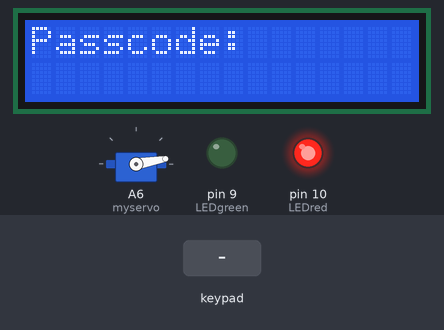
The sketch below on a simulated Arduino Nano, built with avr-gcc and run on an emulated ATmega328P. Parts: 16×2 character LCD, servo, output pins drawn as LEDs (lit = HIGH). Dashed ring = blinking. The test bench sets the inputs (shaded band).

Above: at 4.2 s.
4.3 s: keypad keys 0 1 B 7 0 * pressed 0.4 s apart
At 6.7 s:
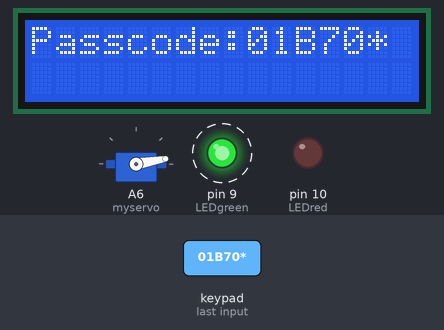
8.2 s: key 'A' pressed
11.2 s: keypad keys 0 1 B 7 0 * * pressed 0.4 s apart
At 14.9 s:
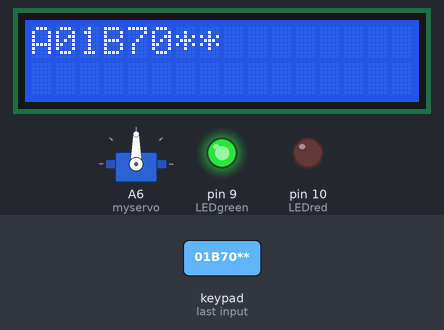
15.5 s: key 'B' pressed
At 15.9 s:
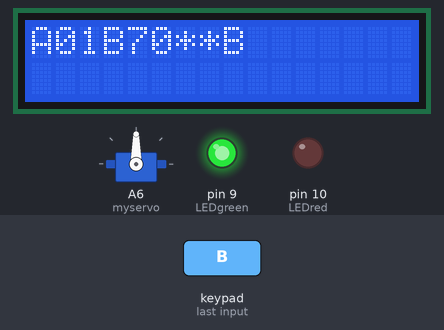
17.0 s: keypad keys 0 1 B 7 0 * A pressed 0.4 s apart
At 20.3 s:
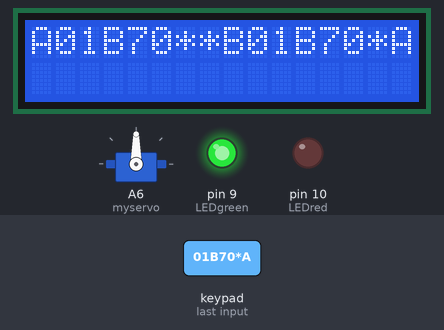
21.3 s: key '#' pressed
At 21.7 s:
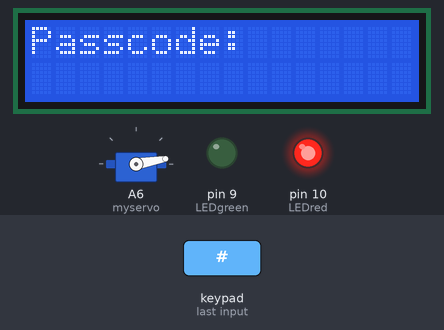
Timing chart, 0 to 23.8 s (numbered marks = the images above; inputs shaded):
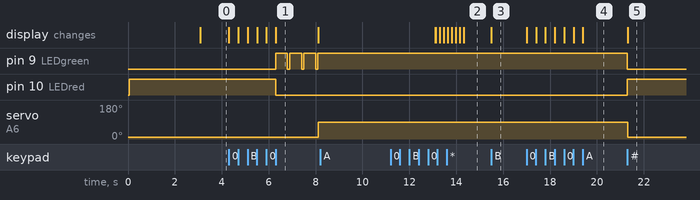

The sketch:

safe_and_servo.ino
```cpp
#include <LiquidCrystal.h>
#include <Keypad.h>
#include <Servo.h>

#define LEDred 10 //(could be int assignments)
#define LEDgreen 9

char* passcode = "01B70*";
int pozisyon = 0;//the digit place for the passcode

const byte rows = 4;//4 rows
const byte cols = 4;//4 columns

char keyMap [rows] [cols] = {

  //matrix map for keypad

  {'1', '2', '3', 'A'},

  {'4', '5', '6', 'B'},

  {'7', '8', '9', 'C'},

  {'*', '0', '#', 'D'}

};

Servo myservo; //object name

int passwordLength = 6;

byte rowPins [rows] = {1, 2, 3, 4}; //pins of the rows
byte colPins [cols] = {5, 6, 7, 8}; //pins for the cols

Keypad myKeypad = Keypad (makeKeymap(keyMap), rowPins, colPins, rows, cols);
//definintion of keypad

LiquidCrystal lcd (A0, A1, A2, A3, A4, A5); //defining the liquid crystal pins

void setup() {
  pinMode(LEDgreen, OUTPUT);
  pinMode(LEDred, OUTPUT);
  lcd.begin(16, 2);
  setLocked(true); //function at the end
  myservo.attach(A6);//pin for receiving commands
  myservo.write(10);//angle for servo
  lcd.setCursor(0, 0);//setup for lcd
  lcd.print("  Arduino Safe");//center the text
  lcd.setCursor(0, 1);
  lcd.print(" Enter Passcode");//same here
  delay(3000);
  lcd.clear();
  lcd.print("Passcode:");//starts inserting digits after "Passcode:"
}

void loop() {

  char whichKey = myKeypad.getKey(); //getKey is a keyword
  //getting the signal of which key is pressed

  if (whichKey == passcode [pozisyon]) { //pozisyon is 0
    pozisyon++;
  }
  if (whichKey) { //typing...
    lcd.print(whichKey); //to the passcode
    if (whichKey == '#') { //reset key is the hashtag
      pozisyon = 0;
      setLocked(true);
      lcd.clear();
      lcd.print("Passcode:");
      myservo.write(10);
    }

  }
  if (pozisyon == passwordLength) { //passwordLength is 6 (set it to whatever you want)
    setLocked(false); //pozisyon gets the digits on the keypad to match
    myservo.write(90);//set the servo to a unlocked state
    lcd.clear();
    lcd.setCursor(0, 0);
    lcd.print("*** Verified ***"); //prints...
    lcd .setCursor(0, 1);
    lcd.print("DroidBot Studios");
    delay(5000);
    lcd.clear();
  }

}

void setLocked(int locked) {
  if (locked) { //setLocked(true); is going to match this if-statement
    digitalWrite(LEDred, HIGH);
    digitalWrite(LEDgreen, LOW);
  }
  else {//vice versa
    digitalWrite(LEDred, LOW);
    digitalWrite(LEDgreen, HIGH);//series of blinking green LEDs
    delay(500);
    digitalWrite(LEDgreen, LOW);
    delay(100);
    digitalWrite(LEDgreen, HIGH);
    delay(500);
    digitalWrite(LEDgreen, LOW);
    delay(100);
    digitalWrite(LEDgreen, HIGH);
    delay(500);
    digitalWrite(LEDgreen, LOW);
    delay(100);
    digitalWrite(LEDgreen, HIGH);
  }
}
```

Measured:
- after the input at 4.3 s, pin 9 (LEDgreen): alternates HIGH for 0.50 s and LOW for 0.10 s, starting after 2.0 s; pin 10 (LEDred): HIGH → LOW after 2.0 s; servo on A6 (myservo): 10° → 90° after 3.8 s; the display: first changes at once (image 1 shows a later state)
- after the input at 8.2 s, every drawn part: stays the same
- after the input at 15.5 s, the display: changes at once (image 3)
- after the input at 17.0 s, the display: first changes at once (image 4 shows a later state)
- after the input at 21.3 s, pin 9 (LEDgreen): HIGH → LOW at once; pin 10 (LEDred): LOW → HIGH at once; servo on A6 (myservo): 90° → 10° at once; the display: changes at once (image 5)
- what the display in image 1 shows lasts 1.8 s, from 6.3 s to 8.1 s
